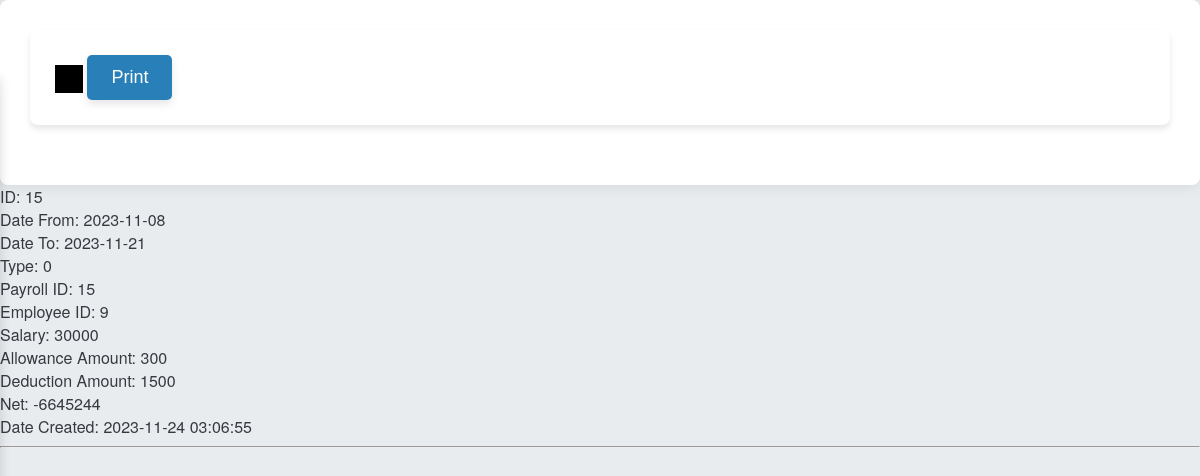
The page /slip.php?ref_no=2020-9838 on the database its author committed.
### tables this page shows
CREATE TABLE `payroll` (
  `id` int(30) NOT NULL,
  `ref_no` varchar(100) NOT NULL,
  `date_from` date NOT NULL,
  `date_to` date NOT NULL,
  `type` tinyint(1) NOT NULL COMMENT '1 = monthly ,2 semi-monthly',
  `status` tinyint(1) NOT NULL DEFAULT 0 COMMENT '0 =New,1 = computed',
  `date_created` datetime NOT NULL DEFAULT current_timestamp()
);

CREATE TABLE `payroll_items` (
  `id` int(30) NOT NULL,
  `payroll_id` int(30) NOT NULL,
  `employee_id` int(30) NOT NULL,
  `salary` double NOT NULL,
  `allowance_amount` double NOT NULL,
  `allowances` text NOT NULL,
  `deduction_amount` double NOT NULL,
  `deductions` text NOT NULL,
  `net` int(11) NOT NULL,
  `date_created` datetime NOT NULL DEFAULT current_timestamp()
);

### slip.php (the view, shortened to what this page needs)
<!DOCTYPE html>
<html lang="en">
<head>
    <link rel="stylesheet" href="css/styles.css">
    <link rel="stylesheet" href="css/attendance.css">
</head>
<body>
    <div class="container">
        <div class="sidebar sidebargo">
            <nav>
                <ul>
                <li><a href="intro.php">Home</a></li>
                    <li><a href="attendance.php">Attendance</a></li>
                    <li><a href="payrollList.php">Payroll List</a></li>
                    <li><a href="employee.php">Employee List</a></li>
                    <li><a href="department.php">Department List</a></li>
                    <li><a href="position.php">Position List</a></li>
            </nav>
        </div>
        <div class="main">
            <div class="bars">
            </div>
            <button onclick="printPage()">Print</button>
        </div>
    </div>
    <div id="payrollInfo">
<?php
$servername = "localhost";
$username = "admin";
$password = "123";
$database = "payroll";
$conn = new mysqli($servername, $username, $password, $database);
$ref_no = $_GET['ref_no'];
$id_query = "SELECT id, date_from, date_to, type FROM payroll WHERE ref_no = ?";
$id_stmt = $conn->prepare($id_query);
$id_stmt->bind_param("s", $ref_no);
$id_stmt->execute();
$id_result = $id_stmt->get_result();
if ($id_result->num_rows > 0) {
    $row = $id_result->fetch_assoc();
    $id = $row['id'];
    $date_from = $row['date_from'];
    $date_to = $row['date_to'];
    $type = $row['type'];
    echo "ID: " . $id . "<br>";
    echo "Date From: " . $date_from . "<br>";
    echo "Date To: " . $date_to . "<br>";
    echo "Type: " . $type . "<br>";
    $items_query = "SELECT * FROM payroll_items WHERE payroll_id = ?";
    $items_stmt = $conn->prepare($items_query);
    $items_stmt->bind_param("i", $id);
    $items_stmt->execute();
    $items_result = $items_stmt->get_result();
    if ($items_result->num_rows > 0) {
        while ($items_row = $items_result->fetch_assoc()) {
            echo "Payroll ID: " . $items_row['payroll_id'] . "<br>";
            echo "Employee ID: " . $items_row['employee_id'] . "<br>";
            echo "Salary: " . $items_row['salary'] . "<br>";
            echo "Allowance Amount: " . $items_row['allowance_amount'] . "<br>";
            echo "Deduction Amount: " . $items_row['deduction_amount'] . "<br>";
            echo "Net: " . $items_row['net'] . "<br>";
            echo "Date Created: " . $items_row['date_created'] . "<br>";
            echo "<hr>";
        }
    } else {
        echo "No payroll items found for the given ID.";
    }
} else {
    echo "Invalid ref_no.";
}
?>
    </div>
</body>
</html>

### css/styles.css (style rules this page uses)
.sidebar { width: 270px; background-color: #34495e; display: flex; flex-direction: column; align-items: center; justify-content: start; padding-top: 30px; position: absolute; top: 70px; left: -270px; transition: left 0.4s ease; border-radius: 10px; box-shadow: 0 6px 12px rgba(0, 0, 0, 0.15); }
.sidebar nav ul { list-style-type: none; padding: 0; width: 100%; text-align: center; }
.sidebar nav ul li { margin-bottom: 15px; }
.sidebar nav ul li a { color: #ecf0f1; text-decoration: none; font-size: 20px; font-weight: 500; padding: 10px 20px; display: block; width: 100%; transition: background-color 0.3s ease, color 0.3s ease; }
button { background-color: #2980b9; color: white; padding: 12px 24px; border: none; border-radius: 5px; cursor: pointer; font-size: 18px; transition: background-color 0.3s ease, transform 0.3s ease; box-shadow: 0 4px 8px rgba(0, 0, 0, 0.1); }
.bars, .cross { display: inline-block; width: 28px; height: 28px; background-repeat: no-repeat; background-position: center; transition: transform 0.3s ease; }
.bars { background-image: url('bars.svg'); }
body { font-family: 'Segoe UI', Tahoma, Geneva, Verdana, sans-serif; background-color: #ecf0f1; margin: 0; padding: 0; color: #2c3e50; }
.container { max-width: 1200px; margin: 0 auto; padding: 30px; background-color: #ffffff; border-radius: 12px; box-shadow: 0 4px 12px rgba(0, 0, 0, 0.1); }
.main { padding: 30px; background-color: #ffffff; border-radius: 12px; box-shadow: 0 0 15px rgba(0, 0, 0, 0.1); }
button { background-color: #2980b9; color: white; padding: 12px 24px; border: none; border-radius: 5px; cursor: pointer; font-size: 18px; transition: background-color 0.3s ease, transform 0.3s ease; }

### css/attendance.css (style rules this page uses)
body { font-family: 'Helvetica Neue', Arial, sans-serif; background-color: #e9ecef; margin: 0; padding: 0; color: #343a40; }
.container { max-width: 1200px; margin: 0 auto; padding: 30px; background-color: #ffffff; border-radius: 8px; box-shadow: 0 0 15px rgba(0, 0, 0, 0.1); }
.main { padding: 25px; background-color: #ffffff; border-radius: 8px; box-shadow: 0 4px 6px rgba(0, 0, 0, 0.1); margin-bottom: 30px; }

### rows shown on the page
payroll: id "15", date_from "2023-11-08", date_to "2023-11-21", type "0"
payroll_items: payroll "15", employee "9", salary "30000", allowance_amount "300", deduction_amount "1500", net "-6645244", date_created "2023-11-24 03:06:55"
